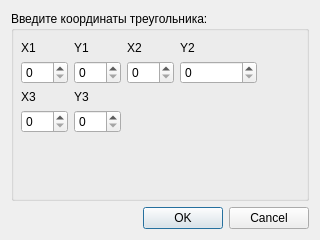
<?xml version="1.0" encoding="UTF-8"?>
<ui version="4.0">
 <class>DialogTriangle</class>
 <widget class="QDialog" name="DialogTriangle">
  <property name="geometry">
   <rect>
    <x>0</x>
    <y>0</y>
    <width>320</width>
    <height>240</height>
   </rect>
  </property>
  <property name="windowTitle">
   <string>InputFigure</string>
  </property>
  <layout class="QGridLayout" name="gridLayout">
   <item row="2" column="0">
    <widget class="QDialogButtonBox" name="buttonBox">
     <property name="orientation">
      <enum>Qt::Horizontal</enum>
     </property>
     <property name="standardButtons">
      <set>QDialogButtonBox::Cancel|QDialogButtonBox::Ok</set>
     </property>
    </widget>
   </item>
   <item row="0" column="0">
    <widget class="QGroupBox" name="groupBox">
     <property name="title">
      <string>Введите координаты треугольника:</string>
     </property>
     <widget class="QWidget" name="layoutWidget">
      <property name="geometry">
       <rect>
        <x>10</x>
        <y>30</y>
        <width>236</width>
        <height>121</height>
       </rect>
      </property>
      <layout class="QFormLayout" name="formLayout_4">
       <item row="0" column="0">
        <layout class="QFormLayout" name="formLayout">
         <item row="0" column="0">
          <widget class="QLabel" name="label">
           <property name="text">
            <string>X1</string>
           </property>
          </widget>
         </item>
         <item row="1" column="0">
          <widget class="QSpinBox" name="spinBox">
           <property name="maximum">
            <number>500</number>
           </property>
           <property name="singleStep">
            <number>5</number>
           </property>
          </widget>
         </item>
         <item row="1" column="1">
          <widget class="QSpinBox" name="spinBox_2">
           <property name="maximum">
            <number>500</number>
           </property>
           <property name="singleStep">
            <number>5</number>
           </property>
          </widget>
         </item>
         <item row="0" column="1">
          <widget class="QLabel" name="label_4">
           <property name="text">
            <string>Y1</string>
           </property>
          </widget>
         </item>
        </layout>
       </item>
       <item row="0" column="1">
        <layout class="QFormLayout" name="formLayout_2">
         <item row="0" column="0">
          <widget class="QLabel" name="label_2">
           <property name="text">
            <string>X2</string>
           </property>
          </widget>
         </item>
         <item row="0" column="1">
          <widget class="QLabel" name="label_5">
           <property name="text">
            <string>Y2</string>
           </property>
          </widget>
         </item>
         <item row="1" column="0">
          <widget class="QSpinBox" name="spinBox_3">
           <property name="maximum">
            <number>500</number>
           </property>
           <property name="singleStep">
            <number>5</number>
           </property>
          </widget>
         </item>
         <item row="1" column="1">
          <widget class="QSpinBox" name="spinBox_4">
           <property name="maximum">
            <number>500</number>
           </property>
           <property name="singleStep">
            <number>5</number>
           </property>
          </widget>
         </item>
        </layout>
       </item>
       <item row="1" column="0">
        <layout class="QFormLayout" name="formLayout_3">
         <item row="0" column="0">
          <widget class="QLabel" name="label_3">
           <property name="text">
            <string>X3</string>
           </property>
          </widget>
         </item>
         <item row="0" column="1">
          <widget class="QLabel" name="label_6">
           <property name="text">
            <string>Y3</string>
           </property>
          </widget>
         </item>
         <item row="1" column="0">
          <widget class="QSpinBox" name="spinBox_5">
           <property name="maximum">
            <number>500</number>
           </property>
           <property name="singleStep">
            <number>5</number>
           </property>
          </widget>
         </item>
         <item row="1" column="1">
          <widget class="QSpinBox" name="spinBox_6">
           <property name="maximum">
            <number>500</number>
           </property>
           <property name="singleStep">
            <number>5</number>
           </property>
          </widget>
         </item>
        </layout>
       </item>
      </layout>
     </widget>
    </widget>
   </item>
  </layout>
 </widget>
 <resources/>
 <connections>
  <connection>
   <sender>buttonBox</sender>
   <signal>accepted()</signal>
   <receiver>DialogTriangle</receiver>
   <slot>accept()</slot>
   <hints>
    <hint type="sourcelabel">
     <x>248</x>
     <y>254</y>
    </hint>
    <hint type="destinationlabel">
     <x>157</x>
     <y>274</y>
    </hint>
   </hints>
  </connection>
  <connection>
   <sender>buttonBox</sender>
   <signal>rejected()</signal>
   <receiver>DialogTriangle</receiver>
   <slot>reject()</slot>
   <hints>
    <hint type="sourcelabel">
     <x>316</x>
     <y>260</y>
    </hint>
    <hint type="destinationlabel">
     <x>286</x>
     <y>274</y>
    </hint>
   </hints>
  </connection>
 </connections>
</ui>
